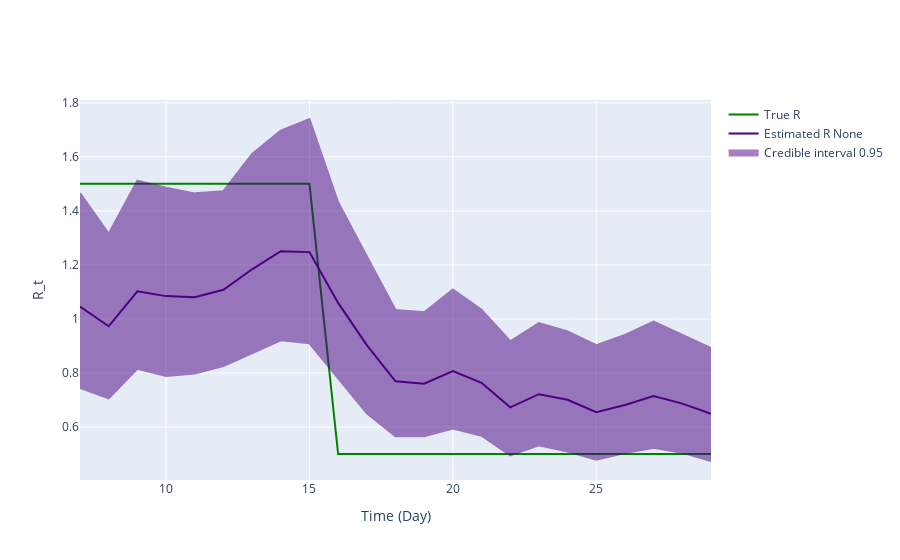

This figure's notebook cell:
### Markdown cell above
## Inference plot using class method results

### Code cell
fig = ReproductionNumberPlot()

fig.add_ground_truth_rt(ground_truth)
fig.add_interval_rt(new_intervals)

fig.update_labels(time_label='Time (Day)', r_label='R_t')

fig.show_figure()

### Figure 1 — Plotly figure (JSON) as saved in the notebook; plotly's stock layout.template omitted (floating-point values rounded to 4 significant figures)
{"data": [{"line": {"color": "green"}, "mode": "lines", "name": "True R", "type": "scatter", "x": [7, 8, 9, 10, 11, 12, 13, 14, 15, 16, 17, 18, 19, 20, 21, 22, 23, 24, 25, 26, 27, 28, 29], "y": [1.5, 1.5, 1.5, 1.5, 1.5, 1.5, 1.5, 1.5, 1.5, 0.5, 0.5, 0.5, 0.5, 0.5, 0.5, 0.5, 0.5, 0.5, 0.5, 0.5, 0.5, 0.5, 0.5]}, {"line": {"color": "indigo"}, "mode": "lines", "name": "Estimated R None", "type": "scatter", "x": [7, 8, 9, 10, 11, 12, 13, 14, 15, 16, 17, 18, 19, 20, 21, 22, 23, 24, 25, 26, 27, 28, 29], "y": [1.046, 0.973, 1.102, 1.085, 1.08, 1.108, 1.184, 1.251, 1.247, 1.059, 0.9031, 0.7693, 0.7604, 0.8074, 0.7639, 0.6732, 0.7217, 0.7008, 0.6553, 0.6819, 0.715, 0.6868, 0.649]}, {"fill": "toself", "fillcolor": "indigo", "line": {"color": "indigo"}, "mode": "lines", "name": "Credible interval 0.95", "opacity": 0.5, "showlegend": true, "type": "scatter", "x": [7, 8, 9, 10, 11, 12, 13, 14, 15, 16, 17, 18, 19, 20, 21, 22, 23, 24, 25, 26, 27, 28, 29, 29, 28, 27, 26, 25, 24, 23, 22, 21, 20, 19, 18, 17, 16, 15, 14, 13, 12, 11, 10, 9, 8, 7], "y": [1.466, 1.315, 1.512, 1.485, 1.465, 1.473, 1.611, 1.697, 1.74, 1.432, 1.232, 1.033, 1.025, 1.109, 1.034, 0.9174, 0.9847, 0.9536, 0.9027, 0.9407, 0.9906, 0.9408, 0.8925, 0.4745, 0.5051, 0.5232, 0.5039, 0.4792, 0.5094, 0.5327, 0.4953, 0.5681, 0.5951, 0.5662, 0.566, 0.6508, 0.7797, 0.91, 0.9212, 0.875, 0.8262, 0.798, 0.789, 0.8158, 0.7066, 0.7445]}], "layout": {"hovermode": "x unified", "xaxis": {"title": {"text": "Time (Day)"}}, "yaxis": {"title": {"text": "R_t"}}}}
